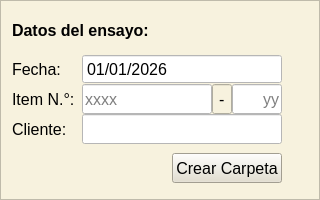
     <widget class="QFrame" name="bloque_datos_del_ensayo">
      <property name="minimumSize">
       <size>
        <width>320</width>
        <height>200</height>
       </size>
      </property>
      <property name="maximumSize">
       <size>
        <width>320</width>
        <height>200</height>
       </size>
      </property>
      <property name="font">
       <font>
        <family>Segoe UI</family>
        <pointsize>12</pointsize>
        <bold>true</bold>
       </font>
      </property>
      <property name="autoFillBackground">
       <bool>false</bool>
      </property>
      <property name="styleSheet">
       <string notr="true">background-color: rgb(247, 242, 222);</string>
      </property>
      <property name="frameShape">
       <enum>QFrame::Shape::StyledPanel</enum>
      </property>
      <property name="frameShadow">
       <enum>QFrame::Shadow::Raised</enum>
      </property>
      <layout class="QGridLayout" name="gridLayout">
       <item row="1" column="0" colspan="2">
        <layout class="QGridLayout" name="grilla_datos_del_ensayo">
         <property name="spacing">
          <number>0</number>
         </property>
         <item row="2" column="0">
          <widget class="QLabel" name="cliente">
           <property name="minimumSize">
            <size>
             <width>70</width>
             <height>30</height>
            </size>
           </property>
           <property name="maximumSize">
            <size>
             <width>80</width>
             <height>30</height>
            </size>
           </property>
           <property name="font">
            <font>
             <family>Segoe UI</family>
             <pointsize>12</pointsize>
            </font>
           </property>
           <property name="text">
            <string>Cliente:</string>
           </property>
          </widget>
         </item>
         <item row="1" column="1">
          <widget class="QLineEdit" name="entrada_item_numero">
           <property name="minimumSize">
            <size>
             <width>130</width>
             <height>30</height>
            </size>
           </property>
           <property name="maximumSize">
            <size>
             <width>130</width>
             <height>30</height>
            </size>
           </property>
           <property name="font">
            <font>
             <family>Segoe UI</family>
             <pointsize>12</pointsize>
            </font>
           </property>
           <property name="styleSheet">
            <string notr="true">background-color: rgb(255, 255, 255);</string>
           </property>
           <property name="placeholderText">
            <string>xxxx</string>
           </property>
           <property name="clearButtonEnabled">
            <bool>false</bool>
           </property>
          </widget>
         </item>
         <item row="0" column="0">
          <widget class="QLabel" name="fecha">
           <property name="minimumSize">
            <size>
             <width>70</width>
             <height>30</height>
            </size>
           </property>
           <property name="maximumSize">
            <size>
             <width>80</width>
             <height>30</height>
            </size>
           </property>
           <property name="font">
            <font>
             <family>Segoe UI</family>
             <pointsize>12</pointsize>
            </font>
           </property>
           <property name="text">
            <string>Fecha:</string>
           </property>
          </widget>
         </item>
         <item row="0" column="1" colspan="3">
          <widget class="QDateEdit" name="calendario">
           <property name="minimumSize">
            <size>
             <width>200</width>
             <height>30</height>
            </size>
           </property>
           <property name="maximumSize">
            <size>
             <width>200</width>
             <height>30</height>
            </size>
           </property>
           <property name="font">
            <font>
             <family>Segoe UI</family>
             <pointsize>12</pointsize>
            </font>
           </property>
           <property name="styleSheet">
            <string notr="true">background-color: rgb(255, 255, 255);</string>
           </property>
           <property name="buttonSymbols">
            <enum>QAbstractSpinBox::ButtonSymbols::NoButtons</enum>
           </property>
           <property name="displayFormat">
            <string>dd/MM/yyyy</string>
           </property>
           <property name="timeSpec">
            <enum>Qt::TimeSpec::LocalTime</enum>
           </property>
           <property name="date">
            <date>
             <year>2026</year>
             <month>1</month>
             <day>1</day>
            </date>
           </property>
          </widget>
         </item>
         <item row="2" column="1" colspan="3">
          <widget class="QLineEdit" name="entrada_cliente">
           <property name="minimumSize">
            <size>
             <width>200</width>
             <height>30</height>
            </size>
           </property>
           <property name="maximumSize">
            <size>
             <width>200</width>
             <height>30</height>
            </size>
           </property>
           <property name="font">
            <font>
             <family>Segoe UI</family>
             <pointsize>12</pointsize>
            </font>
           </property>
           <property name="styleSheet">
            <string notr="true">background-color: rgb(255, 255, 255);</string>
           </property>
           <property name="clearButtonEnabled">
            <bool>true</bool>
           </property>
          </widget>
         </item>
         <item row="1" column="3">
          <widget class="QLineEdit" name="entrada_item_anio">
           <property name="minimumSize">
            <size>
             <width>50</width>
             <height>30</height>
            </size>
           </property>
           <property name="maximumSize">
            <size>
             <width>50</width>
             <height>30</height>
            </size>
           </property>
           <property name="font">
            <font>
             <family>Segoe UI</family>
             <pointsize>12</pointsize>
            </font>
           </property>
           <property name="styleSheet">
            <string notr="true">background-color: rgb(255, 255, 255);</string>
           </property>
           <property name="maxLength">
            <number>32767</number>
           </property>
           <property name="alignment">
            <set>Qt::AlignmentFlag::AlignRight|Qt::AlignmentFlag::AlignTrailing|Qt::AlignmentFlag::AlignVCenter</set>
           </property>
           <property name="placeholderText">
            <string>yy</string>
           </property>
          </widget>
         </item>
         <item row="1" column="0">
          <widget class="QLabel" name="item">
           <property name="minimumSize">
            <size>
             <width>70</width>
             <height>30</height>
            </size>
           </property>
           <property name="maximumSize">
            <size>
             <width>80</width>
             <height>30</height>
            </size>
           </property>
           <property name="font">
            <font>
             <family>Segoe UI</family>
             <pointsize>12</pointsize>
            </font>
           </property>
           <property name="text">
            <string>Item N.°:</string>
           </property>
          </widget>
         </item>
         <item row="1" column="2">
          <widget class="QLineEdit" name="entrada_item_guion">
           <property name="enabled">
            <bool>true</bool>
           </property>
           <property name="minimumSize">
            <size>
             <width>20</width>
             <height>30</height>
            </size>
           </property>
           <property name="maximumSize">
            <size>
             <width>20</width>
             <height>30</height>
            </size>
           </property>
           <property name="font">
            <font>
             <family>Segoe UI</family>
             <pointsize>12</pointsize>
            </font>
           </property>
           <property name="styleSheet">
            <string notr="true"/>
           </property>
           <property name="text">
            <string>-</string>
           </property>
           <property name="alignment">
            <set>Qt::AlignmentFlag::AlignCenter</set>
           </property>
          </widget>
         </item>
        </layout>
       </item>
       <item row="2" column="0">
        <spacer name="horizontalSpacer_9">
         <property name="orientation">
          <enum>Qt::Orientation::Horizontal</enum>
         </property>
         <property name="sizeHint" stdset="0">
          <size>
           <width>40</width>
           <height>20</height>
          </size>
         </property>
        </spacer>
       </item>
       <item row="0" column="0">
        <widget class="QLabel" name="datos_del_ensayo">
         <property name="minimumSize">
          <size>
           <width>150</width>
           <height>30</height>
          </size>
         </property>
         <property name="maximumSize">
          <size>
           <width>150</width>
           <height>30</height>
          </size>
         </property>
         <property name="font">
          <font>
           <family>Segoe UI</family>
           <pointsize>12</pointsize>
           <bold>true</bold>
          </font>
         </property>
         <property name="text">
          <string>Datos del ensayo:</string>
         </property>
        </widget>
       </item>
       <item row="2" column="1">
        <widget class="QPushButton" name="btn_crear_carpeta">
         <property name="minimumSize">
          <size>
           <width>110</width>
           <height>30</height>
          </size>
         </property>
         <property name="maximumSize">
          <size>
           <width>110</width>
           <height>30</height>
          </size>
         </property>
         <property name="font">
          <font>
           <pointsize>12</pointsize>
          </font>
         </property>
         <property name="styleSheet">
          <string notr="true">background-color: rgba(227, 222, 204, 254);</string>
         </property>
         <property name="text">
          <string>Crear Carpeta</string>
         </property>
        </widget>
       </item>
       <item row="1" column="2">
        <spacer name="horizontalSpacer_2">
         <property name="orientation">
          <enum>Qt::Orientation::Horizontal</enum>
         </property>
         <property name="sizeHint" stdset="0">
          <size>
           <width>40</width>
           <height>20</height>
          </size>
         </property>
        </spacer>
       </item>
      </layout>
     </widget>
